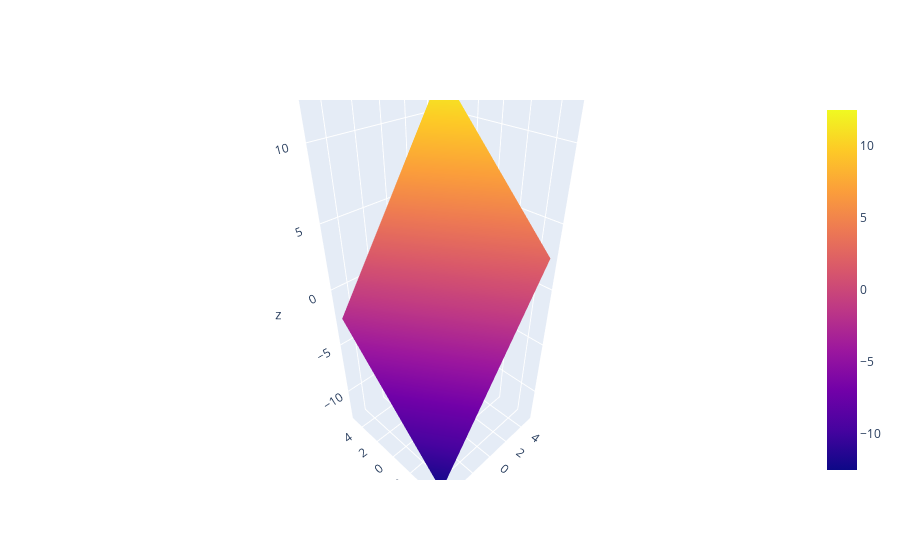

Notebook code cell kept with this figure:
### Code cell
h = 1.5
data = np.zeros((len(XY), 3))
data[:,:2] = XY
data[:,2]  = XY[:,0] + h* XY[:,1]
data = pd.DataFrame(data)
data.columns = ["X","Y", "Z"]
data = data.pivot(index="X", columns ="Y", values="Z")
x = list(data.index)
y = list(data.columns)
z = data.values
fig = go.Figure(data=[go.Surface(z=z, x=x, y=y)])
# fig.update_scenes(yaxis_autorange="reversed")
fig.update_scenes(yaxis_autorange="reversed", xaxis_autorange="reversed")
# fig.show()

### Figure 1 — Plotly figure (JSON) as saved in the notebook; plotly's stock layout.template omitted (floating-point values rounded to 4 significant figures; data arrays with more than 128 entries replaced by an {"elided": "..."} marker saying what was removed)
{"data": [{"type": "surface", "x": [-5, -4.831, -4.661, -4.492, -4.322, -4.153, -3.983, -3.814, -3.644, -3.475, -3.305, -3.136, -2.966, -2.797, -2.627, -2.458, -2.288, -2.119, -1.949, -1.78, -1.61, -1.441, -1.271, -1.102, -0.9322, -0.7627, -0.5932, -0.4237, -0.2542, -0.08475, 0.08475, 0.2542, 0.4237, 0.5932, 0.7627, 0.9322, 1.102, 1.271, 1.441, 1.61, 1.78, 1.949, 2.119, 2.288, 2.458, 2.627, 2.797, 2.966, 3.136, 3.305, 3.475, 3.644, 3.814, 3.983, 4.153, 4.322, 4.492, 4.661, 4.831, 5], "y": [-5, -4.831, -4.661, -4.492, -4.322, -4.153, -3.983, -3.814, -3.644, -3.475, -3.305, -3.136, -2.966, -2.797, -2.627, -2.458, -2.288, -2.119, -1.949, -1.78, -1.61, -1.441, -1.271, -1.102, -0.9322, -0.7627, -0.5932, -0.4237, -0.2542, -0.08475, 0.08475, 0.2542, 0.4237, 0.5932, 0.7627, 0.9322, 1.102, 1.271, 1.441, 1.61, 1.78, 1.949, 2.119, 2.288, 2.458, 2.627, 2.797, 2.966, 3.136, 3.305, 3.475, 3.644, 3.814, 3.983, 4.153, 4.322, 4.492, 4.661, 4.831, 5], "z": {"elided": "60x60 float values"}}], "layout": {"scene": {"xaxis": {"autorange": "reversed"}, "yaxis": {"autorange": "reversed"}}}}
